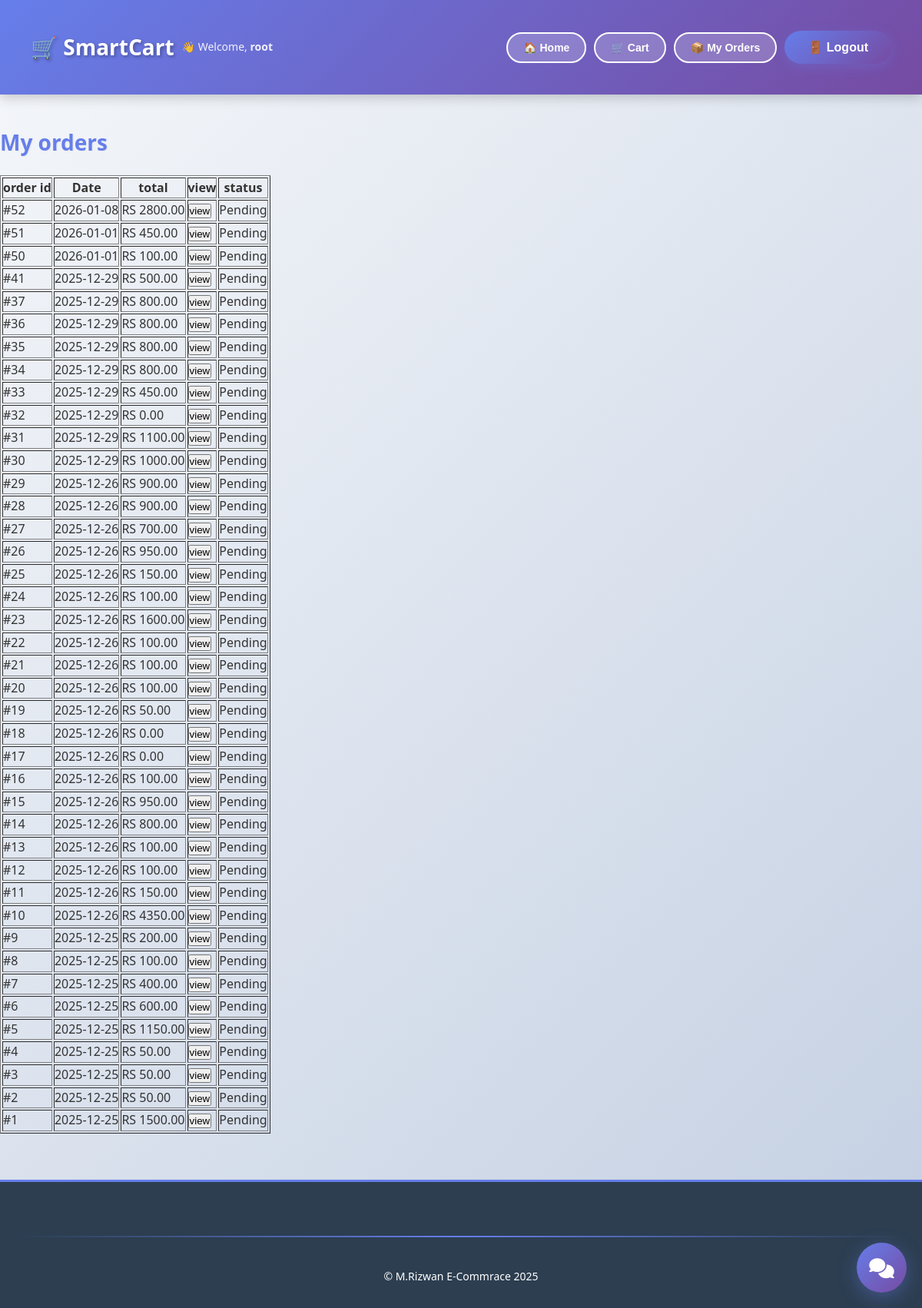
The page /orders/my-orders/ (signed in) on the database its author committed.
### orders/models.py (models this page shows, shortened)
class Order(models.Model):
    STATUS_CHOICES= (
        ("pending", "pending"),
        ("processing", "processing"),
        ("shipped", "shipped"),
        ("delivered","delivered"),
        ("cancelled", "cancelled"),
    )
    PAYMENT_METHODS =(
        ("cod", "Cash on delivery"),
        ("stripe", "Stripe"),
    )
    user = models.ForeignKey(User, on_delete=models.CASCADE)
    total_price = models.DecimalField(max_digits=10, decimal_places=2)
    payment_method = models.CharField(max_length=20, choices=PAYMENT_METHODS)
    status = models.CharField(max_length=20, choices=STATUS_CHOICES , default="pending")
    created_at = models.DateTimeField(auto_now_add=True)
    is_paid = models.BooleanField(default=False)

### orders/views.py (the view)
# urls.py: path('my-orders/', MyOrderView.as_view(), name="my_orders"),
class MyOrderView(LoginRequiredMixin, ListView):
    model= Order
    template_name= "orders/my_order.html"
    context_object_name= "orders"
    def get_queryset(self):
        return Order.objects.filter(user=self.request.user).order_by("-created_at")

### ai_engine/tracking.py (called while the page is built, shortened)
    def __call__(self, request):
        response = self.get_response(request)
        return response

### templates/orders/my_order.html
{% extends "base.html" %}
{% block content %}
<h2>My orders</h2>
{% if orders %}
    <table border="1">
        <tr>
            <th>order id</th>
            <th>Date</th>
            <th>total</th>
            <th>view</th>
            <th>status</th>
        </tr>
        {% for order in orders %}
        <tr>
        <td>#{{order.id}} </td>
        <td>{{order.created_at|date:"Y-m-d" }} </td>
        <td>RS {{order.total_price}} </td>
        <td>
            <a href="{% url 'order_detail' order.id %}"><button>view</button></a>
        </td>
        <td>{{order.status|title}} </td>
        </tr>
        {% endfor %}
    </table>
{% else %}
<p>No order found.</p>
{% endif %}
{% endblock content %}

### templates/base.html (shortened to what this page needs)
{% load static %}
<!DOCTYPE html>
<html lang="en">
<head>
    <link rel="stylesheet" href="{% static 'css/style.css' %}">
    <link rel="stylesheet" href="https://cdnjs.cloudflare.com/ajax/libs/font-awesome/6.4.0/css/all.min.css">
</head>
<body>
    <header>
        <div style="display: flex; align-items: center; gap: 10px;">
            <h1>🛒 SmartCart</h1>
            {% if user.is_authenticated %}
                <p style="margin: 0; font-size: 14px;">👋 Welcome, <strong>{{user.username}}</strong></p>
            {% endif %}
        </div>
        <div style="display: flex; align-items: center; gap: 10px; flex-wrap: wrap;">
            <a href="{% url 'home' %}"><button>🏠 Home</button></a>
            <a href="{% url 'cart' %}"><button>🛒 Cart</button></a>
            {% if user.is_authenticated %}
                <a href="{% url 'my_orders' %}"><button>📦 My Orders</button></a>
                <form action="{% url 'logout' %}" method="post" style="display: inline;">
                    <button type="submit">🚪 Logout</button>
                </form>
            {% else %}
                <a href="{% url 'login' %}"><button>🔓 Login</button></a>
                <a href="{% url 'register' %}"><button>✍️ Register</button></a>
            {% endif %}
        </div>
    </header>
    {% block content %}{% endblock content %}
    {% if user.is_authenticated %}
        {% include 'ai_engine/chatbot_widget.html' %}
    {% endif %}
    <footer>
        <hr>
        <p>© M.Rizwan E-Commrace 2025</p>
    </footer>
</body>
</html>

### static/css/style.css (style rules this page uses)
* { margin: 0; padding: 0; box-sizing: border-box; }
body { font-family: 'Segoe UI', Tahoma, Geneva, Verdana, sans-serif; background: linear-gradient(135deg, #f5f7fa 0%, #c3cfe2 100%); color: #333; line-height: 1.6; }
header { background: linear-gradient(135deg, #667eea 0%, #764ba2 100%); color: white; padding: 20px 40px; box-shadow: 0 4px 15px rgba(0, 0, 0, 0.2); display: flex; justify-content: space-between; align-items: center; flex-wrap: wrap; gap: 20px; position: sticky; top: 0; z-index: 100; }
header h1 { font-size: 28px; font-weight: 700; text-shadow: 2px 2px 4px rgba(0, 0, 0, 0.3); }
header p { font-size: 14px; opacity: 0.9; }
header button, header a button { background: rgba(255, 255, 255, 0.2); color: white; border: 2px solid white; padding: 10px 20px; border-radius: 25px; cursor: pointer; font-weight: 600; transition: all 0.3s ease; font-size: 14px; }
header a { text-decoration: none; }
footer { background: #2c3e50; color: white; text-align: center; padding: 30px 20px; margin-top: 60px; border-top: 3px solid #667eea; }
footer p { font-size: 14px; }
hr { border: none; height: 2px; background: linear-gradient(90deg, transparent, #667eea, transparent); margin: 40px 0; }
h2 { font-size: 28px; color: #667eea; margin: 40px 0 20px; font-weight: 700; text-shadow: 1px 1px 2px rgba(0, 0, 0, 0.05); }
form { margin: 20px 0; }
button[type="submit"] { background: linear-gradient(135deg, #667eea 0%, #764ba2 100%); color: white; border: none; padding: 12px 30px; border-radius: 25px; font-size: 16px; font-weight: 600; cursor: pointer; transition: all 0.3s ease; box-shadow: 0 4px 15px rgba(102, 126, 234, 0.3); }
a { color: #667eea; text-decoration: none; font-weight: 600; transition: color 0.3s ease; }

### rows shown on the page
Order: id "52", created_at "2026-01-08", total_price "2800.00", status "Pending"
Order: id "51", created_at "2026-01-01", total_price "450.00", status "Pending"
Order: id "50", created_at "2026-01-01", total_price "100.00", status "Pending"
Order: id "41", created_at "2025-12-29", total_price "500.00", status "Pending"
Order: id "37", created_at "2025-12-29", total_price "800.00", status "Pending"
Order: id "36", created_at "2025-12-29", total_price "800.00", status "Pending"
Order: id "35", created_at "2025-12-29", total_price "800.00", status "Pending"
Order: id "34", created_at "2025-12-29", total_price "800.00", status "Pending"
Order: id "33", created_at "2025-12-29", total_price "450.00", status "Pending"
Order: id "32", created_at "2025-12-29", total_price "0.00", status "Pending"
Order: id "31", created_at "2025-12-29", total_price "1100.00", status "Pending"
Order: id "30", created_at "2025-12-29", total_price "1000.00", status "Pending"
Order: id "29", created_at "2025-12-26", total_price "900.00", status "Pending"
Order: id "28", created_at "2025-12-26", total_price "900.00", status "Pending"
Order: id "27", created_at "2025-12-26", total_price "700.00", status "Pending"
Order: id "26", created_at "2025-12-26", total_price "950.00", status "Pending"
Order: id "25", created_at "2025-12-26", total_price "150.00", status "Pending"
Order: id "24", created_at "2025-12-26", total_price "100.00", status "Pending"
Order: id "23", created_at "2025-12-26", total_price "1600.00", status "Pending"
Order: id "22", created_at "2025-12-26", total_price "100.00", status "Pending"
Order: id "21", created_at "2025-12-26", total_price "100.00", status "Pending"
Order: id "20", created_at "2025-12-26", total_price "100.00", status "Pending"
Order: id "19", created_at "2025-12-26", total_price "50.00", status "Pending"
Order: id "18", created_at "2025-12-26", total_price "0.00", status "Pending"
Order: id "17", created_at "2025-12-26", total_price "0.00", status "Pending"
Order: id "16", created_at "2025-12-26", total_price "100.00", status "Pending"
Order: id "15", created_at "2025-12-26", total_price "950.00", status "Pending"
Order: id "14", created_at "2025-12-26", total_price "800.00", status "Pending"
Order: id "13", created_at "2025-12-26", total_price "100.00", status "Pending"
Order: id "12", created_at "2025-12-26", total_price "100.00", status "Pending"
Order: id "11", created_at "2025-12-26", total_price "150.00", status "Pending"
Order: id "10", created_at "2025-12-26", total_price "4350.00", status "Pending"
Order: id "9", created_at "2025-12-25", total_price "200.00", status "Pending"
Order: id "8", created_at "2025-12-25", total_price "100.00", status "Pending"
Order: id "7", created_at "2025-12-25", total_price "400.00", status "Pending"
Order: id "6", created_at "2025-12-25", total_price "600.00", status "Pending"
Order: id "5", created_at "2025-12-25", total_price "1150.00", status "Pending"
Order: id "4", created_at "2025-12-25", total_price "50.00", status "Pending"
Order: id "3", created_at "2025-12-25", total_price "50.00", status "Pending"
Order: id "2", created_at "2025-12-25", total_price "50.00", status "Pending"
Order: id "1", created_at "2025-12-25", total_price "1500.00", status "Pending"

### other values the page prints
{{ user.username }} "root"
